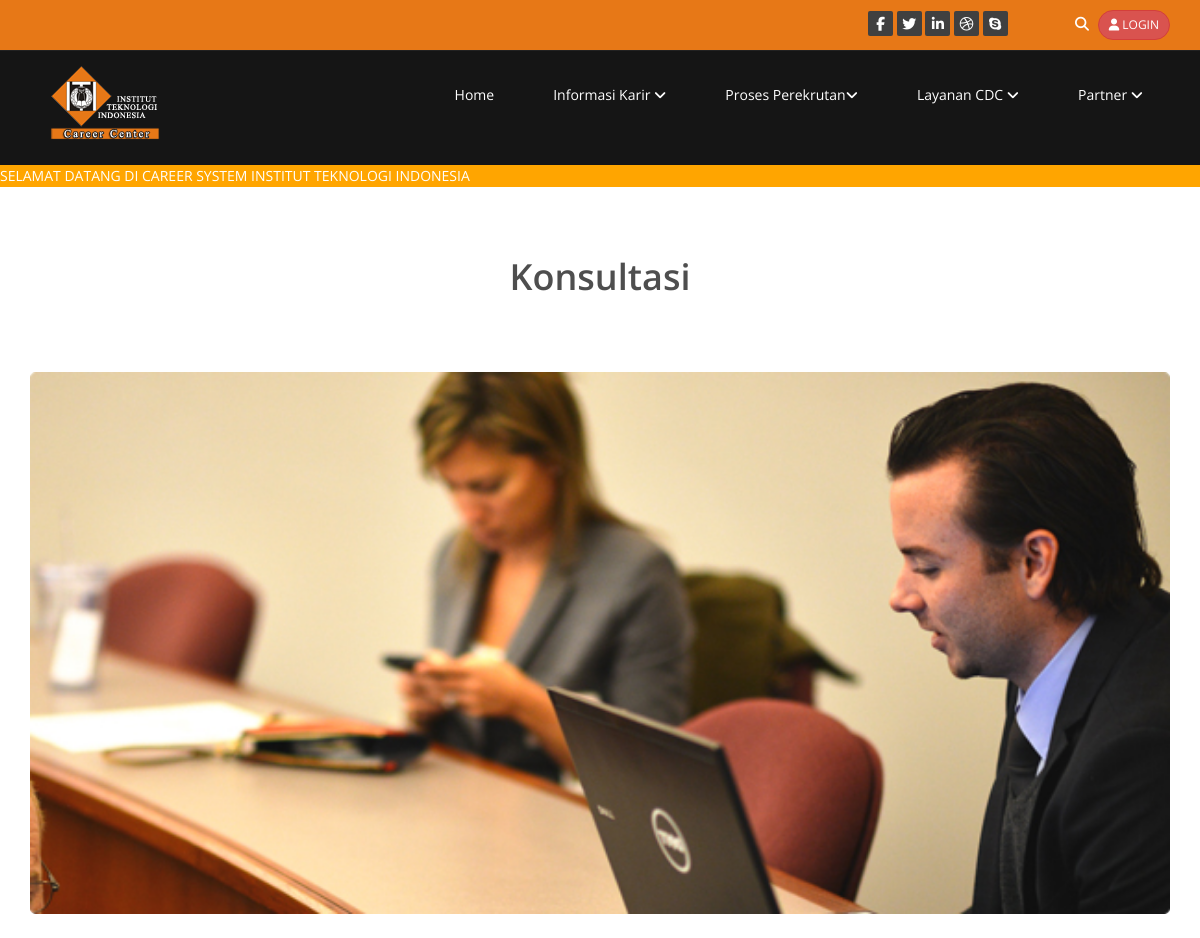
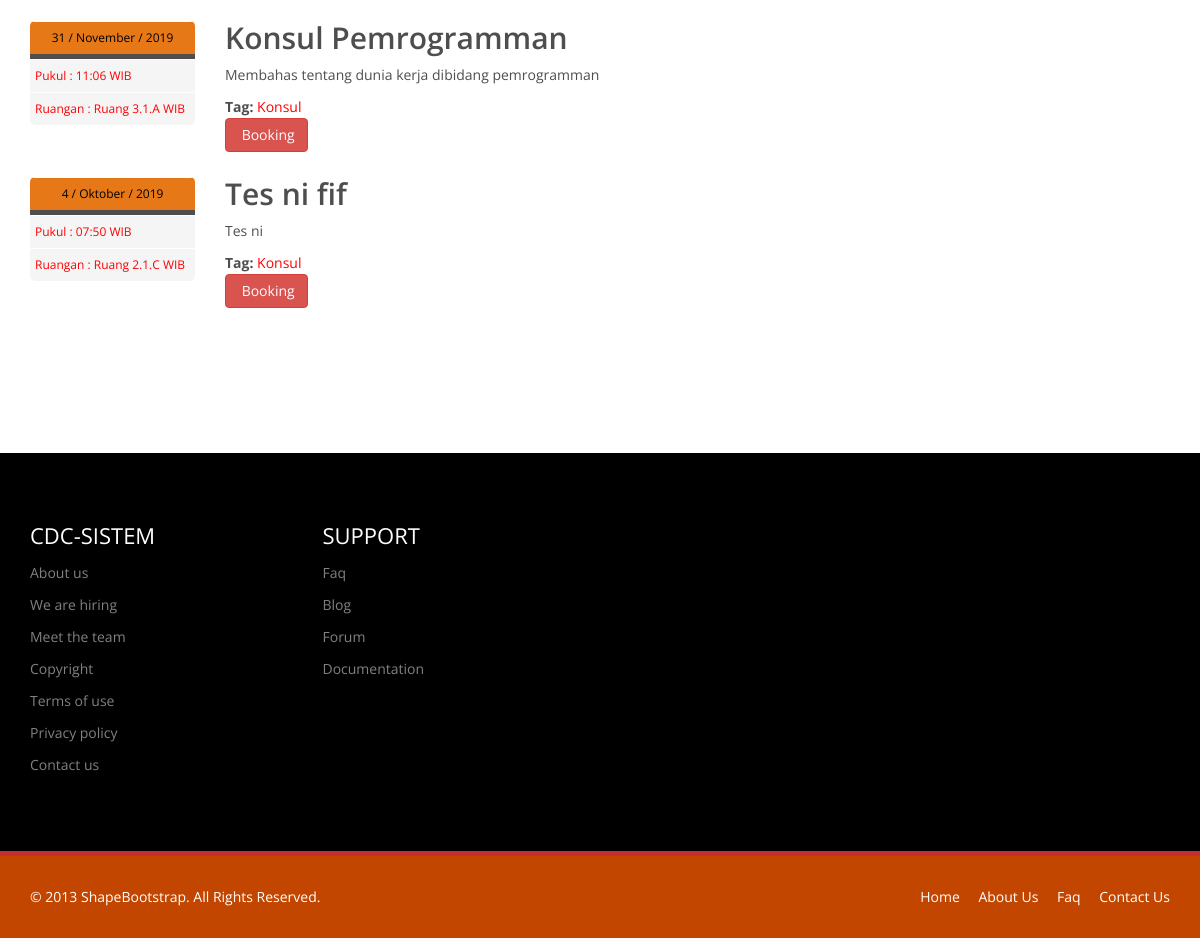
Screenshot of /konsul-old.php with the database file from the repository (2 pictures, top to bottom).
### tables this page shows
CREATE TABLE IF NOT EXISTS `konsul` (
  `id_konsul` int(3) NOT NULL AUTO_INCREMENT,
  `judul` varchar(35) NOT NULL,
  `keterangan` text NOT NULL,
  `tanggal` varchar(15) NOT NULL,
  `ruangan` int(3) NOT NULL,
  `jam` varchar(5) NOT NULL,
  `kapasitas` int(4) NOT NULL,
  PRIMARY KEY (`id_konsul`)
);

CREATE TABLE IF NOT EXISTS `tbl_ruangan` (
  `id_ruangan` int(11) NOT NULL AUTO_INCREMENT,
  `nama_ruangan` varchar(20) NOT NULL,
  `detail` text NOT NULL,
  PRIMARY KEY (`id_ruangan`)
);

### konsul-old.php (the view, shortened to what this page needs)
<?php
    include 'header.php';
?>
    <section id="blog" class="container">
        <div class="center">
            <h2>Konsultasi</h2>
        </div>
        <div class="blog">
            <div class="row">
                <div class="col-md-12">
                    <div class="blog-item">
                        <img class="img-responsive img-blog" src="images/blog/blog1.jpg" width="100%" alt="" />
                            <div class="row">
                            <?php
                                $sql="Select * from konsul  where tanggal>=current_date";
                                $res=mysql_query($sql);
                                while($arr=mysql_fetch_array($res)){
                                $bulan=array("01"=>"Januari","02"=>"Febuari","03"=>"Maret","04"=>"April","05"=>"Mei","06"=>"Juni","07"=>"Juli","08"=>"Agustus","09"=>"September","10"=>"Oktober","11"=>"November","12"=>"Desember");
                                $pecah=explode("-",$arr['tanggal']);
                                $tahun=$pecah[0];
                                $bln=$pecah[1];
                                $tanggal=$pecah[2];
                                $sql1="Select * from tbl_ruangan  where id_ruangan='$arr[ruangan]'";
                                $res1=mysql_query($sql1);
                                $arr1=mysql_fetch_array($res1);
                                $sql2="Select * from detail_konsul  where id_konsul='$arr[id_konsul]'";
                                $res2=mysql_query($sql2);
                            ?>
                                <div class="col-xs-12 col-sm-2 text-center">
                                    <div class="entry-meta">
                                        <span id="publish_date">  <?=$tanggal." / ".$bulan["$bln"]." / ".$tahun?></span>
                                        <span><font color="red">Pukul : <?=$arr['jam']." WIB"?></font></span>
                                        <span><font color="red">Ruangan : <?=$arr1['nama_ruangan']." WIB"?></font></span>
                                    </div>
                                </div>
                                <div class="col-xs-12 col-sm-10 blog-content">
                                    <h2><?=$arr['judul']?></h2>
                                    <p><?=$arr['keterangan']?></p>
                                    <div class="post-tags">
                                        <strong>Tag:</strong>  <a href="#">Konsul</a><br>
                                    <?php
                                    if(mysql_num_rows($res2) >= $arr['kapasitas']){
                                    ?>
                                     <button class="btn btn-md btn-danger" onclick="booking_konsul(this.id)" id="<?=$arr['id_konsul']?>" disabled>&nbsp;Penuh</button>
                                    <?php
                                    }else{
                                    ?>
                                        <button class="btn btn-md btn-danger" onclick="booking_konsul(this.id)" id="<?=$arr['id_konsul']?>">&nbsp;Booking</button>
                                    <?php } ?>
                                    </div>
                                </div>
                            <?php } ?>
                            </div>
                        </div>
            </div>
        </div>
    </section>
<?php
    include 'footer.php';
?>

### css/main.css (style rules this page uses)
body { background: #fff; font-family: 'Open Sans', sans-serif; color:#4e4e4e; line-height: 22px; }
h1, h2, h3, h4, h5, h6 { font-weight: 600; font-family: 'Open Sans', sans-serif; color:#4e4e4e; }
h2 { font-size: 20px; }
a { color: #c52d2f; -webkit-transition: color 300ms, background-color 300ms; -moz-transition: color 300ms, background-color 300ms; -o-transition: color 300ms, background-color 300ms; transition: color 300ms, background-color 300ms; }
.center h2 { font-size: 36px; margin-top: 0; margin-bottom: 20px; }
body > section { padding: 70px 0; }
.center { text-align: center; padding-bottom: 55px; }
.recent-work-wrap .overlay .preview:hover,a { color:red; text-shadow: 200px; }
.blog-item { border-radius: 0; overflow: hidden; margin-bottom: 50px; }
.blog .blog-item .img-blog { border-radius: 5px; margin-bottom: 45px; }
.blog .blog-item .blog-content { padding-bottom: 25px; }
.blog .blog-item .blog-content h2 { margin-top: 0; font-size: 30px; }
.blog .blog-item .entry-meta { border-radius: 5px; overflow: hidden; }
.blog .blog-item .entry-meta > span { background: #f5f5f5; border-top: 1px solid #fff; display: block; font-size: 12px; overflow: hidden; padding: 5px; text-align: left; }
#publish_date { background: #e77817; border-bottom: 5px solid #4e4e4e; color: black; padding: 5px 0; text-align: center; }
.blog .blog-item .entry-meta > span { color: black; }

### rows the page displays
konsul: tanggal "31", tanggal "November", tanggal "2019", jam "11:06", tbl_ruangan.nama_ruangan "Ruang 3.1.A", judul "Konsul Pemrogramman", keterangan "Membahas tentang dunia kerja dibidang pemrogramman"
konsul: tanggal "4", tanggal "Oktober", tanggal "2019", jam "07:50", tbl_ruangan.nama_ruangan "Ruang 2.1.C", judul "Tes ni fif", keterangan "Tes ni"
